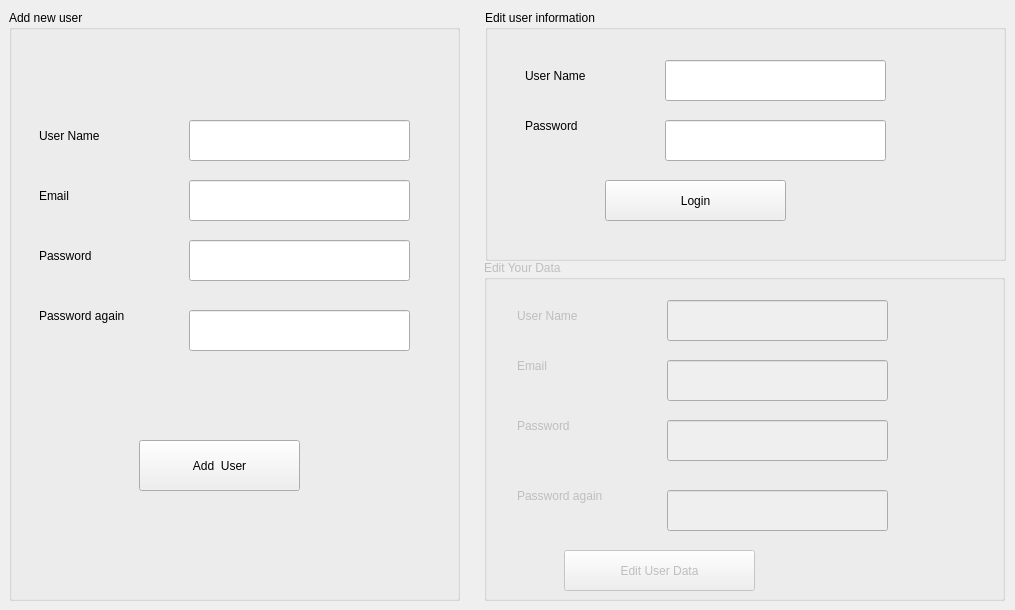
    <widget class="QWidget" name="tab_3">
     <attribute name="title">
      <string>Page</string>
     </attribute>
     <widget class="QGroupBox" name="groupBox">
      <property name="geometry">
       <rect>
        <x>9</x>
        <y>10</y>
        <width>451</width>
        <height>591</height>
       </rect>
      </property>
      <property name="title">
       <string>Add new user</string>
      </property>
      <widget class="QLabel" name="label_13">
       <property name="geometry">
        <rect>
         <x>30</x>
         <y>110</y>
         <width>111</width>
         <height>31</height>
        </rect>
       </property>
       <property name="text">
        <string>User Name</string>
       </property>
      </widget>
      <widget class="QLabel" name="label_14">
       <property name="geometry">
        <rect>
         <x>30</x>
         <y>170</y>
         <width>111</width>
         <height>31</height>
        </rect>
       </property>
       <property name="text">
        <string>Email</string>
       </property>
      </widget>
      <widget class="QLabel" name="label_15">
       <property name="geometry">
        <rect>
         <x>30</x>
         <y>230</y>
         <width>111</width>
         <height>31</height>
        </rect>
       </property>
       <property name="text">
        <string>Password</string>
       </property>
      </widget>
      <widget class="QLabel" name="label_16">
       <property name="geometry">
        <rect>
         <x>30</x>
         <y>290</y>
         <width>141</width>
         <height>31</height>
        </rect>
       </property>
       <property name="text">
        <string>Password again</string>
       </property>
      </widget>
      <widget class="QLineEdit" name="lineEdit_9">
       <property name="geometry">
        <rect>
         <x>180</x>
         <y>110</y>
         <width>221</width>
         <height>41</height>
        </rect>
       </property>
      </widget>
      <widget class="QLineEdit" name="lineEdit_10">
       <property name="geometry">
        <rect>
         <x>180</x>
         <y>170</y>
         <width>221</width>
         <height>41</height>
        </rect>
       </property>
      </widget>
      <widget class="QLineEdit" name="lineEdit_11">
       <property name="geometry">
        <rect>
         <x>180</x>
         <y>230</y>
         <width>221</width>
         <height>41</height>
        </rect>
       </property>
       <property name="echoMode">
        <enum>QLineEdit::Password</enum>
       </property>
      </widget>
      <widget class="QLineEdit" name="lineEdit_12">
       <property name="geometry">
        <rect>
         <x>180</x>
         <y>300</y>
         <width>221</width>
         <height>41</height>
        </rect>
       </property>
       <property name="echoMode">
        <enum>QLineEdit::Password</enum>
       </property>
      </widget>
      <widget class="QPushButton" name="pushButton_9">
       <property name="geometry">
        <rect>
         <x>130</x>
         <y>430</y>
         <width>161</width>
         <height>51</height>
        </rect>
       </property>
       <property name="text">
        <string>Add  User</string>
       </property>
      </widget>
      <widget class="QLabel" name="label_28">
       <property name="geometry">
        <rect>
         <x>88</x>
         <y>370</y>
         <width>321</width>
         <height>31</height>
        </rect>
       </property>
       <property name="text">
        <string/>
       </property>
      </widget>
     </widget>
     <widget class="QGroupBox" name="groupBox_2">
      <property name="geometry">
       <rect>
        <x>485</x>
        <y>10</y>
        <width>521</width>
        <height>251</height>
       </rect>
      </property>
      <property name="title">
       <string>Edit user information</string>
      </property>
      <widget class="QLineEdit" name="lineEdit_13">
       <property name="geometry">
        <rect>
         <x>180</x>
         <y>110</y>
         <width>221</width>
         <height>41</height>
        </rect>
       </property>
       <property name="echoMode">
        <enum>QLineEdit::Password</enum>
       </property>
      </widget>
      <widget class="QLabel" name="label_17">
       <property name="geometry">
        <rect>
         <x>40</x>
         <y>50</y>
         <width>111</width>
         <height>31</height>
        </rect>
       </property>
       <property name="text">
        <string>User Name</string>
       </property>
      </widget>
      <widget class="QLineEdit" name="lineEdit_14">
       <property name="geometry">
        <rect>
         <x>180</x>
         <y>50</y>
         <width>221</width>
         <height>41</height>
        </rect>
       </property>
      </widget>
      <widget class="QLabel" name="label_18">
       <property name="geometry">
        <rect>
         <x>40</x>
         <y>100</y>
         <width>111</width>
         <height>31</height>
        </rect>
       </property>
       <property name="text">
        <string>Password</string>
       </property>
      </widget>
      <widget class="QPushButton" name="pushButton_10">
       <property name="geometry">
        <rect>
         <x>120</x>
         <y>170</y>
         <width>181</width>
         <height>41</height>
        </rect>
       </property>
       <property name="text">
        <string>Login</string>
       </property>
      </widget>
     </widget>
     <widget class="QGroupBox" name="groupBox_4">
      <property name="enabled">
       <bool>false</bool>
      </property>
      <property name="geometry">
       <rect>
        <x>484</x>
        <y>260</y>
        <width>521</width>
        <height>341</height>
       </rect>
      </property>
      <property name="title">
       <string>Edit Your Data</string>
      </property>
      <widget class="QLabel" name="label_22">
       <property name="geometry">
        <rect>
         <x>33</x>
         <y>90</y>
         <width>111</width>
         <height>31</height>
        </rect>
       </property>
       <property name="text">
        <string>Email</string>
       </property>
      </widget>
      <widget class="QLineEdit" name="lineEdit_20">
       <property name="geometry">
        <rect>
         <x>183</x>
         <y>40</y>
         <width>221</width>
         <height>41</height>
        </rect>
       </property>
      </widget>
      <widget class="QLineEdit" name="lineEdit_15">
       <property name="geometry">
        <rect>
         <x>183</x>
         <y>100</y>
         <width>221</width>
         <height>41</height>
        </rect>
       </property>
      </widget>
      <widget class="QLabel" name="label_20">
       <property name="geometry">
        <rect>
         <x>33</x>
         <y>150</y>
         <width>111</width>
         <height>31</height>
        </rect>
       </property>
       <property name="text">
        <string>Password</string>
       </property>
      </widget>
      <widget class="QLineEdit" name="lineEdit_19">
       <property name="geometry">
        <rect>
         <x>183</x>
         <y>230</y>
         <width>221</width>
         <height>41</height>
        </rect>
       </property>
       <property name="echoMode">
        <enum>QLineEdit::Password</enum>
       </property>
      </widget>
      <widget class="QLabel" name="label_21">
       <property name="geometry">
        <rect>
         <x>33</x>
         <y>220</y>
         <width>141</width>
         <height>31</height>
        </rect>
       </property>
       <property name="text">
        <string>Password again</string>
       </property>
      </widget>
      <widget class="QLabel" name="label_19">
       <property name="geometry">
        <rect>
         <x>33</x>
         <y>40</y>
         <width>111</width>
         <height>31</height>
        </rect>
       </property>
       <property name="text">
        <string>User Name</string>
       </property>
      </widget>
      <widget class="QLineEdit" name="lineEdit_18">
       <property name="geometry">
        <rect>
         <x>183</x>
         <y>160</y>
         <width>221</width>
         <height>41</height>
        </rect>
       </property>
       <property name="echoMode">
        <enum>QLineEdit::Password</enum>
       </property>
      </widget>
      <widget class="QPushButton" name="pushButton_13">
       <property name="geometry">
        <rect>
         <x>80</x>
         <y>290</y>
         <width>191</width>
         <height>41</height>
        </rect>
       </property>
       <property name="text">
        <string>Edit User Data</string>
       </property>
      </widget>
     </widget>
    </widget>
